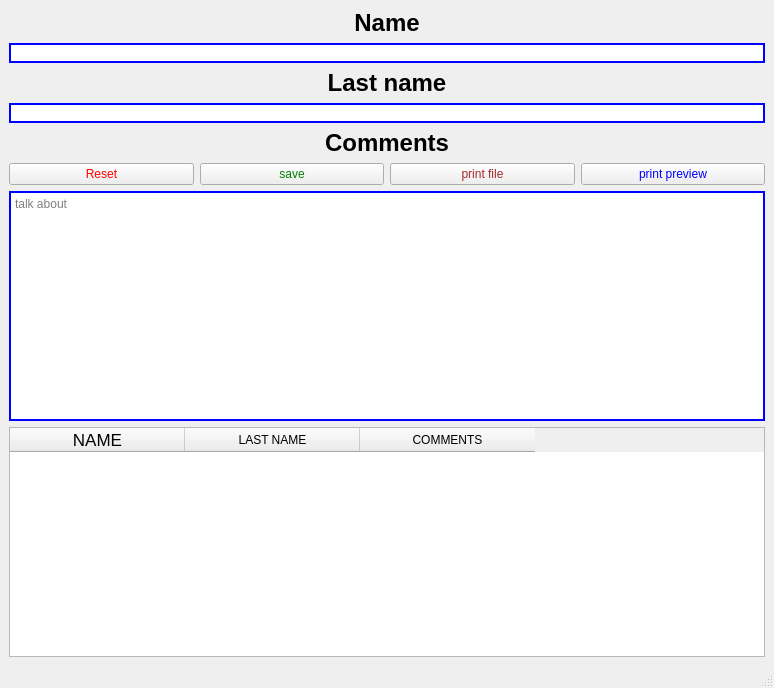
<?xml version="1.0" encoding="UTF-8"?>
<ui version="4.0">
 <class>MainWindow</class>
 <widget class="QMainWindow" name="MainWindow">
  <property name="geometry">
   <rect>
    <x>0</x>
    <y>0</y>
    <width>774</width>
    <height>688</height>
   </rect>
  </property>
  <property name="windowTitle">
   <string>MainWindow</string>
  </property>
  <widget class="QWidget" name="centralwidget">
   <layout class="QVBoxLayout" name="verticalLayout_2">
    <item>
     <layout class="QVBoxLayout" name="verticalLayout">
      <item>
       <widget class="QLabel" name="label">
        <property name="text">
         <string>&lt;html&gt;&lt;head/&gt;&lt;body&gt;&lt;p align=&quot;center&quot;&gt;&lt;span style=&quot; font-size:18pt; font-weight:600;&quot;&gt;Name&lt;/span&gt;&lt;/p&gt;&lt;/body&gt;&lt;/html&gt;</string>
        </property>
       </widget>
      </item>
      <item>
       <widget class="QLineEdit" name="line_name">
        <property name="styleSheet">
         <string notr="true">QLineEdit{
border:2px solid blue;}</string>
        </property>
       </widget>
      </item>
      <item>
       <widget class="QLabel" name="label_2">
        <property name="text">
         <string>&lt;html&gt;&lt;head/&gt;&lt;body&gt;&lt;p align=&quot;center&quot;&gt;&lt;span style=&quot; font-size:18pt; font-weight:600;&quot;&gt;Last name&lt;/span&gt;&lt;/p&gt;&lt;/body&gt;&lt;/html&gt;</string>
        </property>
       </widget>
      </item>
      <item>
       <widget class="QLineEdit" name="line_last_name">
        <property name="styleSheet">
         <string notr="true">QLineEdit{
border:2px solid blue;}</string>
        </property>
       </widget>
      </item>
      <item>
       <widget class="QLabel" name="label_3">
        <property name="text">
         <string>&lt;html&gt;&lt;head/&gt;&lt;body&gt;&lt;p align=&quot;center&quot;&gt;&lt;span style=&quot; font-size:18pt; font-weight:600;&quot;&gt;Comments&lt;/span&gt;&lt;/p&gt;&lt;/body&gt;&lt;/html&gt;</string>
        </property>
       </widget>
      </item>
     </layout>
    </item>
    <item>
     <layout class="QHBoxLayout" name="horizontalLayout">
      <item>
       <widget class="QPushButton" name="btn_reset">
        <property name="styleSheet">
         <string notr="true">QPushButton{
color:red;}</string>
        </property>
        <property name="text">
         <string>Reset</string>
        </property>
       </widget>
      </item>
      <item>
       <widget class="QPushButton" name="btn_save">
        <property name="styleSheet">
         <string notr="true">QPushButton{
color:green;}</string>
        </property>
        <property name="text">
         <string>save</string>
        </property>
       </widget>
      </item>
      <item>
       <widget class="QPushButton" name="btn_print_file">
        <property name="styleSheet">
         <string notr="true">QPushButton{
color:brown;}</string>
        </property>
        <property name="text">
         <string>print file</string>
        </property>
       </widget>
      </item>
      <item>
       <widget class="QPushButton" name="btn_preview">
        <property name="styleSheet">
         <string notr="true">QPushButton{
color:blue;}</string>
        </property>
        <property name="text">
         <string>print preview</string>
        </property>
       </widget>
      </item>
     </layout>
    </item>
    <item>
     <widget class="QTextEdit" name="view">
      <property name="styleSheet">
       <string notr="true">QTextEdit{
border:2px solid blue;}</string>
      </property>
      <property name="placeholderText">
       <string>talk about</string>
      </property>
     </widget>
    </item>
    <item>
     <widget class="QTableWidget" name="view_infos">
      <attribute name="horizontalHeaderDefaultSectionSize">
       <number>175</number>
      </attribute>
      <column>
       <property name="text">
        <string>NAME</string>
       </property>
       <property name="font">
        <font>
         <pointsize>13</pointsize>
        </font>
       </property>
      </column>
      <column>
       <property name="text">
        <string>LAST NAME</string>
       </property>
      </column>
      <column>
       <property name="text">
        <string>COMMENTS</string>
       </property>
       <property name="background">
        <color>
         <red>82</red>
         <green>176</green>
         <blue>178</blue>
        </color>
       </property>
      </column>
     </widget>
    </item>
   </layout>
  </widget>
  <widget class="QStatusBar" name="statusbar"/>
 </widget>
 <resources/>
 <connections/>
</ui>
